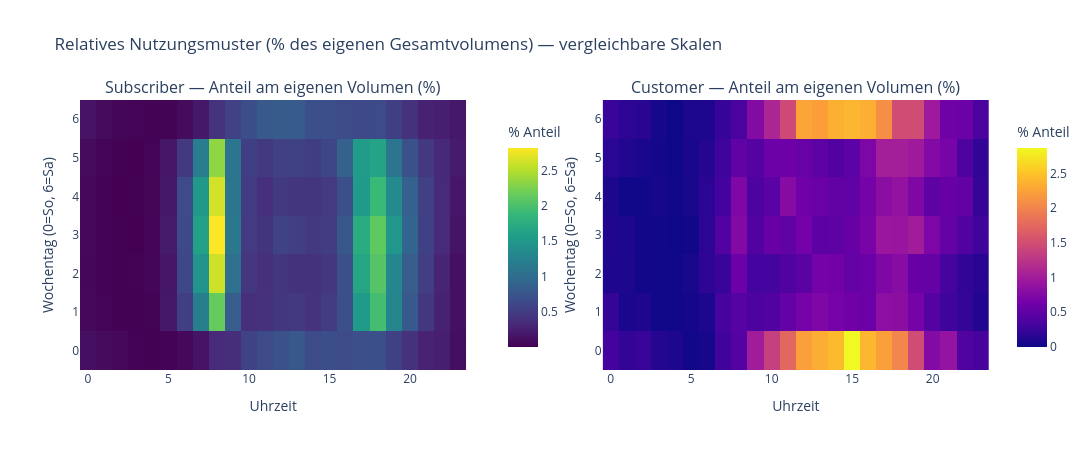

Source (notebook cell):
### Markdown cell above
## Insight 2 — Relatives Nutzungsmuster (% des eigenen Gesamtvolumens)

Beide Heatmaps auf 100% normiert (innerhalb der jeweiligen Nutzergruppe), damit Form-Unterschiede statt nur Mengen-Unterschiede sichtbar werden.

### Code cell
df_sub_norm = df_sub.copy()
df_sub_norm["PCT_OF_TYPE"] = df_sub_norm["TRIP_COUNT"] / df_sub_norm["TRIP_COUNT"].sum() * 100

df_cust_norm = df_cust.copy()
df_cust_norm["PCT_OF_TYPE"] = df_cust_norm["TRIP_COUNT"] / df_cust_norm["TRIP_COUNT"].sum() * 100

pivot_sub_norm = df_sub_norm.pivot_table(index="DAY_OF_WEEK", columns="HOUR_OF_DAY", values="PCT_OF_TYPE", aggfunc="sum", fill_value=0)
pivot_cust_norm = df_cust_norm.pivot_table(index="DAY_OF_WEEK", columns="HOUR_OF_DAY", values="PCT_OF_TYPE", aggfunc="sum", fill_value=0)

fig = make_subplots(
    rows=1, cols=2,
    subplot_titles=("Subscriber — Anteil am eigenen Volumen (%)", "Customer — Anteil am eigenen Volumen (%)"),
    horizontal_spacing=0.15
)

fig.add_trace(
    go.Heatmap(
        z=pivot_sub_norm.values, x=pivot_sub_norm.columns, y=pivot_sub_norm.index,
        colorscale="Viridis", colorbar=dict(title="% Anteil", x=0.46, len=0.9)
    ),
    row=1, col=1
)

fig.add_trace(
    go.Heatmap(
        z=pivot_cust_norm.values, x=pivot_cust_norm.columns, y=pivot_cust_norm.index,
        colorscale="Plasma", colorbar=dict(title="% Anteil", x=1.02, len=0.9)
    ),
    row=1, col=2
)

fig.update_layout(
    title="Relatives Nutzungsmuster (% des eigenen Gesamtvolumens) — vergleichbare Skalen",
    height=450, width=1150
)
fig.update_xaxes(title_text="Uhrzeit", row=1, col=1)
fig.update_xaxes(title_text="Uhrzeit", row=1, col=2)
fig.update_yaxes(title_text="Wochentag (0=So, 6=Sa)", row=1, col=1)
fig.update_yaxes(title_text="Wochentag (0=So, 6=Sa)", row=1, col=2)
fig.show()

### Figure 1 — Plotly figure (JSON) as saved in the notebook; plotly's stock layout.template omitted (floating-point values rounded to 4 significant figures; data arrays with more than 128 entries replaced by an {"elided": "..."} marker saying what was removed)
{"data": [{"colorbar": {"len": 0.9, "title": {"text": "% Anteil"}, "x": 0.46}, "colorscale": [[0, "#440154"], [0.1111, "#482878"], [0.2222, "#3e4989"], [0.3333, "#31688e"], [0.4444, "#26828e"], [0.5556, "#1f9e89"], [0.6667, "#35b779"], [0.7778, "#6ece58"], [0.8889, "#b5de2b"], [1, "#fde725"]], "type": "heatmap", "x": [0, 1, 2, 3, 4, 5, 6, 7, 8, 9, 10, 11, 12, 13, 14, 15, 16, 17, 18, 19, 20, 21, 22, 23], "xaxis": "x", "y": [0, 1, 2, 3, 4, 5, 6], "yaxis": "y", "z": {"elided": "7x24 float values"}}, {"colorbar": {"len": 0.9, "title": {"text": "% Anteil"}, "x": 1.02}, "colorscale": [[0, "#0d0887"], [0.1111, "#46039f"], [0.2222, "#7201a8"], [0.3333, "#9c179e"], [0.4444, "#bd3786"], [0.5556, "#d8576b"], [0.6667, "#ed7953"], [0.7778, "#fb9f3a"], [0.8889, "#fdca26"], [1, "#f0f921"]], "type": "heatmap", "x": [0, 1, 2, 3, 4, 5, 6, 7, 8, 9, 10, 11, 12, 13, 14, 15, 16, 17, 18, 19, 20, 21, 22, 23], "xaxis": "x2", "y": [0, 1, 2, 3, 4, 5, 6], "yaxis": "y2", "z": {"elided": "7x24 float values"}}], "layout": {"annotations": [{"font": {"size": 16}, "showarrow": false, "text": "Subscriber — Anteil am eigenen Volumen (%)", "x": 0.2125, "xanchor": "center", "xref": "paper", "y": 1, "yanchor": "bottom", "yref": "paper"}, {"font": {"size": 16}, "showarrow": false, "text": "Customer — Anteil am eigenen Volumen (%)", "x": 0.7875, "xanchor": "center", "xref": "paper", "y": 1, "yanchor": "bottom", "yref": "paper"}], "height": 450, "title": {"text": "Relatives Nutzungsmuster (% des eigenen Gesamtvolumens) — vergleichbare Skalen"}, "width": 1150, "xaxis": {"anchor": "y", "domain": [0, 0.425], "title": {"text": "Uhrzeit"}}, "xaxis2": {"anchor": "y2", "domain": [0.575, 1], "title": {"text": "Uhrzeit"}}, "yaxis": {"anchor": "x", "domain": [0, 1], "title": {"text": "Wochentag (0=So, 6=Sa)"}}, "yaxis2": {"anchor": "x2", "domain": [0, 1], "title": {"text": "Wochentag (0=So, 6=Sa)"}}}}
